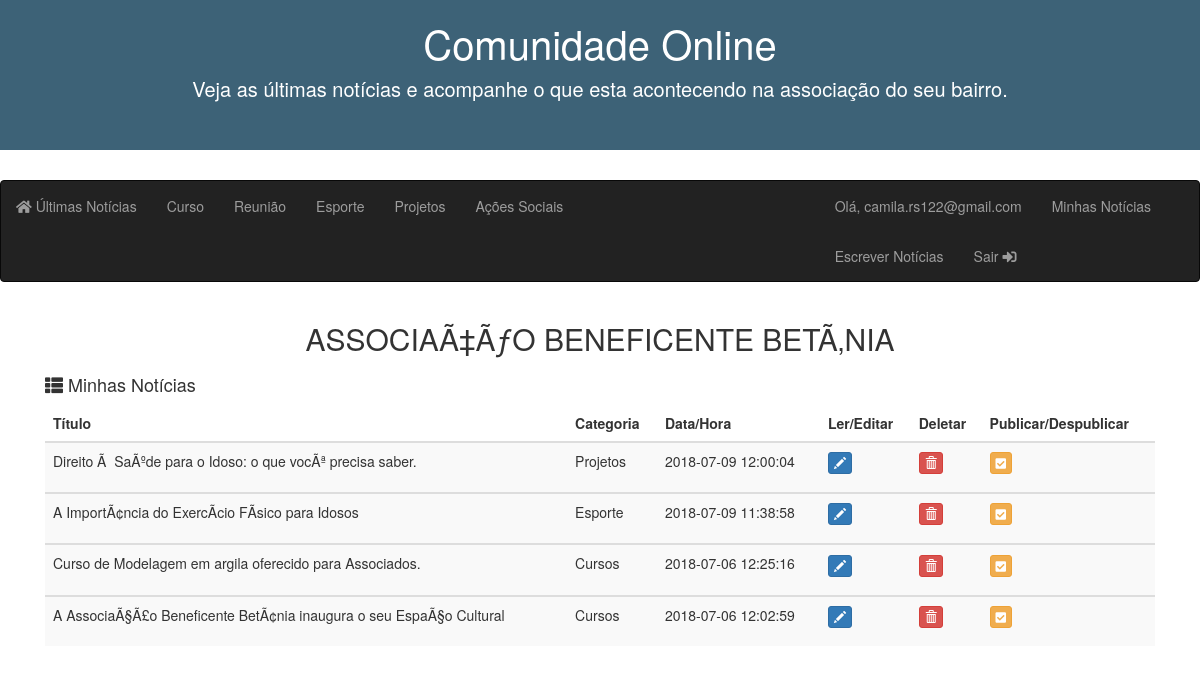
Page /index-assoc.php (signed in) on the committed database.
### tables this page shows
CREATE TABLE `TB_NOTICIAS` (
  `ID_NOT` int(11) NOT NULL AUTO_INCREMENT,
  `CATEGORIA` varchar(255) NOT NULL,
  `TITULO` varchar(255) NOT NULL,
  `SUBTITULO` varchar(255) DEFAULT NULL,
  `TEXTO` text NOT NULL,
  `ARQUIVO` longblob,
  `PUBLICADO` tinyint(1) DEFAULT NULL,
  `DATA` timestamp NOT NULL DEFAULT CURRENT_TIMESTAMP,
  `DATA_ED` datetime DEFAULT NULL,
  `NOT_ASSOC_FK` int(11) NOT NULL,
  PRIMARY KEY (`ID_NOT`),
  KEY `NOT_ASSOC_FK` (`NOT_ASSOC_FK`),
  CONSTRAINT `NOT_ASSOC_FK` FOREIGN KEY (`NOT_ASSOC_FK`) REFERENCES `TB_ASSOCIACOES` (`ID_ASSOC`)
);

### index-assoc.php (the view, shortened to what this page needs)
<?php
include_once 'cabecalho.php';
include 'bd/conexao.php';
?>
<div class="container">
  <?php
  $user = $_SESSION['user'];
  $sql = "SELECT NOME_FANTASIA FROM TB_ASSOCIACOES WHERE EMAIL = '$user'";
  $stmt = $conn->prepare($sql);
  $res = $stmt->execute();
  $campos = $stmt->fetch(PDO::FETCH_ASSOC);
  $nome = $campos['NOME_FANTASIA'];
  ?>
  <center><h2><?php echo $nome; ?></h2></center>
      <div class="col-md-12">
        <h4><i class="fas fa-th-list"></i> Minhas Notícias</h4>
        <div class="table-responsive">
          <table id="mytable" class="table table-bordred table-striped">
            <thead>
              <th>Título</th>
              <th>Categoria</th>
              <th>Data/Hora</th>
              <th>Ler/Editar</th>
              <th>Deletar</th>
              <th>Publicar/Despublicar</th>
            </thead>
                <?php
                $user = $_SESSION['user'];
                $query = "SELECT * FROM TB_ASSOCIACOES, TB_NOTICIAS WHERE TB_NOTICIAS.NOT_ASSOC_FK = TB_ASSOCIACOES.ID_ASSOC AND TB_ASSOCIACOES.EMAIL = '$user' ORDER BY DATA DESC";
                $stmt = $conn->prepare($query);
                $res = $stmt->execute();
                $rows = $stmt->rowCount();
                  if ($rows <=0) {
                      echo "<tbody>
                              <tr>
                                <td>Você ainda não possui notícias cadastradas.</td>
                              <tr>
                            </tbody>";
                  } else{
              ?>
              <?php
                while ($campos = $stmt->fetch(PDO::FETCH_ASSOC)) {
                      $id = $campos['ID_NOT'];
                      $titulo = $campos['TITULO'];
                      $categoria = $campos['CATEGORIA'];
                      $data = $campos['DATA'];
                      $publicado = $campos['PUBLICADO'];
              ?>
              <tbody>
                <tr>
                  <td><?php echo $titulo; ?></td>
                  <td><?php echo $categoria; ?></td>
                  <td><?php echo $data; ?></td>
                  <td><p data-placement="top" data-toggle="tooltip" title="Editar"><a href="form-editar-not.php?id=<?=$id?>" class="btn btn-primary btn-xs"><span class="glyphicon glyphicon-pencil"></span></a></p></td>
                  <td><p data-placement="top" data-toggle="tooltip" title="Deletar"><a href="deletar-not.php?id=<?=$id?>" class="btn btn-danger btn-xs"><span class="glyphicon glyphicon-trash"></span></a></p></td>
                  <?php if ($publicado==1){?>
                  <td><p data-placement="top" data-toggle="tooltip" title="Despublicar"><a href="despublicar.php?id=<?=$id?>" class="btn btn-warning btn-xs"><i class="fas fa-check-square"></i></span></a></p></td>
                  <?php }else{?>
                  <td><p data-placement="top" data-toggle="tooltip" title="Publicar"><a href="publicar.php?id=<?=$id?>" class="btn btn-success btn-xs"><i class="fas fa-check-square"></i></span></a></p></td>
                  <?php } ?>
                 </tr>
              <?php
               }
            }
            ?>
          </tbody>
        </table>
      </div>
    </div>
  </div>
</body>
</html>

### cabecalho.php (shortened to what this page needs)
<!DOCTYPE html>
<html lang="en">
  <head>
    <link rel="stylesheet" href="https://maxcdn.bootstrapcdn.com/bootstrap/3.3.7/css/bootstrap.min.css">
    <link rel="stylesheet" type="text/css" href="css/index.css">
    <link rel="stylesheet" type="text/css" href="fontawesome/web-fonts-with-css/css/fontawesome-all.css">
  </head>
  <body data-spy="scroll" data-target=".navbar" data-offset="50">
      <div class="jumbotron text-center">
        <h1 id="logo">Comunidade Online</h1>
        <p id="tamanho">Veja as últimas notícias e acompanhe o que esta acontecendo na associação do seu bairro.</p>
      </div>
      <nav class="navbar navbar-inverse navbar">
        <div>
          <div class="row">
            <div class="col col-lg-8">
              <ul class="nav navbar-nav">
                <li><a href="index.php"><i class="fas fa-home"></i> Últimas Notícias</a></li>
                <li><a href="cursos.php">Curso</a></li>
                <li><a href="reuniao.php">Reunião</a></li>
                <li><a href="esporte.php">Esporte</a></li>
                <li><a href="projeto.php">Projetos</a></li>
                <li><a href="acoes-sociais.php">Ações Sociais</a></li>
              </ul>
            </div>
            <div class="col col-lg-4">
              <ul class="nav navbar-nav">
                <?php if (isset($_SESSION['user'])): ?>
                <li style="color: gray;"><a href="#">Olá, <?php echo $_SESSION['user'];?></a></li>
                <li><a href="index-assoc.php">Minhas Notícias</a></li>
                <li><a href="escrever-noticias.php">Escrever Notícias</a></li>
                <li><a href="sair.php">Sair <i class="fas fa-sign-in-alt"></i></a></li>
                  <?php else: ?>
                <li><a href="form-cadastro-assoc.php">Cadastre-se</a></li>
                <li><a href="form-login.php">Login <i class="fas fa-sign-in-alt"></i></a></li>
                <?php endif ?>
              </ul>
            </div>
          </div>
        </div>
      </nav>

### css/index.css (style rules this page uses)
body { margin-bottom: 60px; }
html { position: relative; min-height: 100%; }
.jumbotron { background:#3d6277; height: 150px; padding-top: 1px; }
#logo { color:white; font-size: 40px; }
#tamanho { color:white; font-size: 20px; }

### rows in the picture
tb_noticias: TITULO "Direito Ã SaÃºde para o Idoso: o que vocÃª precisa saber.", CATEGORIA "Projetos", DATA "2018-07-09 12:00:04"
tb_noticias: TITULO "A ImportÃ¢ncia do ExercÃ­cio FÃ­sico para Idosos", CATEGORIA "Esporte", DATA "2018-07-09 11:38:58"
tb_noticias: TITULO "Curso de Modelagem em argila oferecido para Associados.", CATEGORIA "Cursos", DATA "2018-07-06 12:25:16"
tb_noticias: TITULO "A AssociaÃ§Ã£o Beneficente BetÃ¢nia inaugura o seu EspaÃ§o Cultural", CATEGORIA "Cursos", DATA "2018-07-06 12:02:59"

### other values in the picture
$_SESSION['user'] "camila.rs122@gmail.com"
$nome "ASSOCIAÃ‡ÃƒO BENEFICENTE BETÃ‚NIA"
